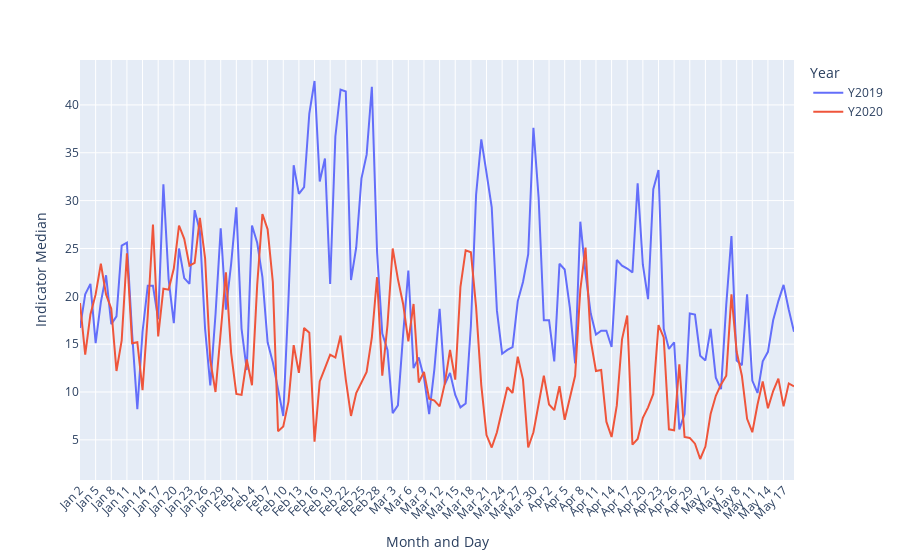

Notebook code cell kept with this figure:
### Markdown cell above
# Plot no2 levels for 2019 and 2020 for Paris

### Code cell
def line_plot(data, kpi, city):
    try:
        data = data[(data["Specie"]==kpi) & (data["City"]==city)]
        sub_df = data[data.groupby('DayMonth').DayMonth.transform('count')>1].copy()
        fig = px.line(sub_df.sort_values(["DayOfYear"]), x="DayMonth", y="median", color="Year") #labels={'x':'DayMonth'}
        fig.update_xaxes(tickangle=-45, title_text='Month and Day')
        fig.update_yaxes(title_text='Indicator Median')
    except:
        pass
    return fig

data2019_grouped = clean_data2019[["DayOfYear", "DayMonth", "Specie", "City", "median"]].groupby(["DayOfYear", "DayMonth", "Specie", "City"], as_index=False).mean().sort_values('DayOfYear', ascending=True)
data2020_grouped = clean_data2020[["DayOfYear", "DayMonth", "Specie", "City", "median"]].groupby(["DayOfYear", "DayMonth", "Specie", "City"], as_index=False).mean().sort_values('DayOfYear', ascending=True)
data2019_grouped['Year'] = 'Y2019'
data2020_grouped['Year'] = 'Y2020'

data_grouped_days = pd.concat([data2019_grouped, data2020_grouped])
#data_grouped_days = data_grouped_days[data_grouped_days.groupby('DayMonth').DayMonth.transform('count')>1].copy()
#data_grouped_days = data_grouped_days[(data_grouped_days["Specie"]=="co") & (data_grouped_days["CountryName"]=="Argentina")]

figure = line_plot(data_grouped_days, 'no2', 'Paris')
figure.show()

### Figure 1 — Plotly figure (JSON) as saved in the notebook; plotly's stock layout.template omitted (floating-point values rounded to 4 significant figures; data arrays with more than 128 entries replaced by an {"elided": "..."} marker saying what was removed)
{"data": [{"hovertemplate": "Year=Y2019<br>DayMonth=%{x}<br>median=%{y}<extra></extra>", "legendgroup": "Y2019", "line": {"color": "#636efa", "dash": "solid"}, "mode": "lines", "name": "Y2019", "orientation": "v", "showlegend": true, "type": "scatter", "x": {"elided": "138 str values"}, "xaxis": "x", "y": {"elided": "138 float values"}, "yaxis": "y"}, {"hovertemplate": "Year=Y2020<br>DayMonth=%{x}<br>median=%{y}<extra></extra>", "legendgroup": "Y2020", "line": {"color": "#EF553B", "dash": "solid"}, "mode": "lines", "name": "Y2020", "orientation": "v", "showlegend": true, "type": "scatter", "x": {"elided": "138 str values"}, "xaxis": "x", "y": {"elided": "138 float values"}, "yaxis": "y"}], "layout": {"legend": {"title": {"text": "Year"}, "tracegroupgap": 0}, "margin": {"t": 60}, "xaxis": {"anchor": "y", "domain": [0, 1], "tickangle": -45, "title": {"text": "Month and Day"}}, "yaxis": {"anchor": "x", "domain": [0, 1], "title": {"text": "Indicator Median"}}}}
